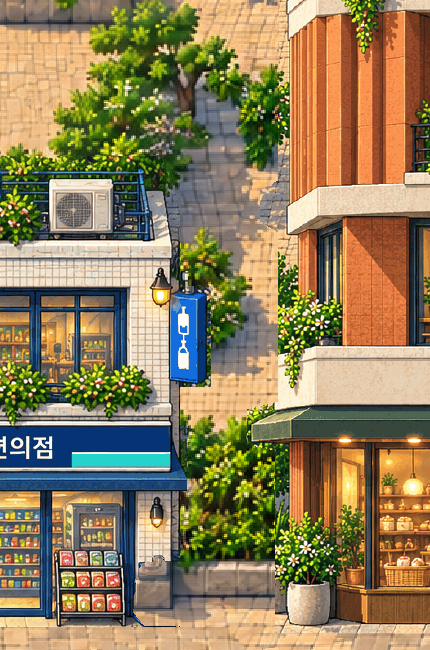
#> input picture assets-src/gate25-refinement/west-before.png, 430 x 650 px
$ python -i final_map_lock.py   (imports and definitions only)
#> lines starting #> are read from the running program, lines starting #| are printed output that depends on the picture
"""Small, editable ground-material finishing pass; no generation or tracing.

Authoring-only NumPy; the saved output is independently checked with Pillow.
The input is the original palette-finished V6 repair, on every rebuild.
"""
from pathlib import Path
from PIL import Image, ImageDraw, ImageFilter
import hashlib
import json
import numpy as np

R = Path(__file__).resolve().parents[1]
S = R / 'assets-src/final-map-lock'
OLD = R / 'assets-src/v6-path-fix'


def finish_ground(image):
    spec = json.loads((S / 'polish.json').read_text())
    source = np.array(image.convert('RGB'))
    result = source.copy()
    height, width = source.shape[:2]
    allowed = np.array(Image.open(OLD / 'edit-mask.png').convert('L')) > 0
    paths = json.loads((OLD / 'path-network.json').read_text())
    urban = np.array(Image.open(OLD / 'urban-mask.png')) > 0
    stone = np.array(Image.open(OLD / 'stone-mask.png')) > 0
    island = np.array(Image.open(OLD / 'island-mask.png')) > 0
    deck = np.array(Image.open(OLD / 'deck-mask.png')) > 0

    def mask_box(coords):
        mask = Image.new('L', (width, height))
        ImageDraw.Draw(mask).rectangle(tuple(coords), fill=255)
        return np.array(mask) > 0

    def rgb(mask, offset, saturation=1):
        mask = mask & allowed
        values = source[mask].astype(np.float32)
        luminance = values @ np.array([.2126, .7152, .0722])
        values = luminance[:, None] + (values - luminance[:, None])*saturation
        result[mask] = np.clip(np.rint(values + offset), 0, 255).astype(np.uint8)

    modern = urban & mask_box(spec['modernBounds'])
    rgb(modern, spec['modernTone']['offset'], spec['modernTone']['saturation'])
    # A restrained warm-to-cool stone handoff follows existing whole tile rows.
    x0, y0, x1, y1 = spec['connector']
    for y in range(y0, y1, 16):
        t = (y-y0)/(y1-y0)
        rgb(urban & mask_box([x0,y,x1,y+15]), [round(2-3*t), 1, round(3*t)])

    # Shared outer curb only: intersections never get an internal seam.
    paved = urban | stone
    inner = np.array(Image.fromarray(np.uint8(paved)*255).filter(ImageFilter.MinFilter(11))) > 0
    rgb(modern & ~inner, [-13,-10,-6])

    # Separate venue aprons through a native-texture variation and open inlays.
    route_openings = Image.new('L', (width,height))
    draw = ImageDraw.Draw(route_openings)
    for route in paths['paths']:
        if route['layer'] in ['urban','secondary']:
            draw.line([tuple(p) for p in route['points']], fill=255, width=route['clearWidth']+24, joint='curve')
    openings = np.array(route_openings)>0
    for venue in spec['courts']:
        court = next(c for c in paths['courts'] if c['id']==venue['id'])
        x0,y0,x1,y1 = court['box']
        area = mask_box(court['box']) & urban
        rgb(area, venue['tone'], 1.045)
        inset = mask_box([x0+4,y0+4,x1-4,y1-4])
        border = area & ~inset & ~openings
        rgb(border, [-20,-16,-9])

    # Round only the outer native sand corners, never the route cores/courts.
    sand = Image.fromarray(np.uint8(island)*255)
    rounded = sand.filter(ImageFilter.MinFilter(17)).filter(ImageFilter.MaxFilter(17))
    cut = island & ~(np.array(rounded)>0) & allowed
    # Clear-width envelopes are independently protected, not inferred visually.
    cores = Image.new('L',(width,height)); d = ImageDraw.Draw(cores)
    for route in paths['paths']:
        if route['layer']=='island':
            d.line([tuple(p)for p in route['points']],fill=255,width=route['clearWidth']+8,joint='curve')
    for court in paths['courts']:
        if court['box'][1]>=3968:
            d.rounded_rectangle(tuple(court['box']),radius=court.get('radius',0),fill=255)
    cut &= ~(np.array(cores)>0)
    tile = np.array(Image.open(R/'assets-src/v3-final/terrain/grass.png').convert('RGB'))
    yy,xx = np.nonzero(cut)
    result[yy,xx] = tile[yy%tile.shape[0],xx%tile.shape[1]]
    # Ease the inside of existing bends by at most eight native pixels, using
    # original sand pixels within the already-authorized shoulder envelope.
    closed = sand.filter(ImageFilter.MaxFilter(17)).filter(ImageFilter.MinFilter(17))
    basalt = np.array(Image.open(OLD/'basalt-mask.png'))>0
    add = (np.array(closed)>0) & ~island & allowed & ~urban & ~stone & ~basalt & ~deck
    tile = np.array(Image.open(R/'assets-src/v3-final/terrain/sand.png').convert('RGB'))
    yy,xx = np.nonzero(add)
    result[yy,xx] = tile[yy%tile.shape[0],xx%tile.shape[1]]
    # Literal three-pixel guide inlays on existing walking/deck material only.
    guides = Image.new('L',(width,height)); d=ImageDraw.Draw(guides)
    for name in ['mainland','island']:
        centre,start,end = spec['dockGuides'][name]
        for side in [-1,1]:
            x=centre+side*spec['dockGuides']['offsetFromCentre']
            d.line([(x,start),(x,end)],fill=255,width=spec['dockGuides']['width'])
    guide_mask = (np.array(guides)>0) & (urban|island|deck) & allowed
    rgb(guide_mask,[14,11,4])

    changed = np.any(result != source,axis=2)
    assert not np.any(changed & ~allowed)
    assert not np.any(changed[:2240]), 'Approved traditional upper half is frozen'
    out = Image.fromarray(result).convert('RGBA')
    Image.fromarray(np.uint8(changed)*255).save(S/'edit-mask.png')
    receipt={'baseline':spec['baseline'],'art_source':'existing','changedPixels':int(changed.sum()),'worldPixels':width*height,'fraction':float(changed.mean()),'northernPixelsChanged':0,'outsidePriorRepairMaskChanged':0,'resampling':'none','inputRGBSha256':hashlib.sha256(source.tobytes()).hexdigest(),'outputRGBSha256':hashlib.sha256(result.tobytes()).hexdigest(),'outsideEditMaskRGBSha256':hashlib.sha256(source[~changed].tobytes()).hexdigest(),'islandOuterCornerPixels':int(cut.sum()),'islandInnerCornerPixels':int(add.sum()),'guidePixels':int(guide_mask.sum())}
    (S/'processing.json').write_text(json.dumps(receipt,indent=2)+'\n')
    return out

>>> import cv2
>>> picture = cv2.imread('../assets-src/gate25-refinement/west-before.png', cv2.IMREAD_GRAYSCALE)
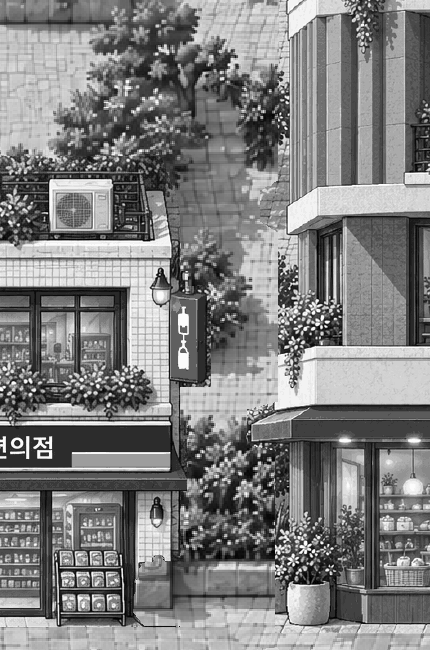
#> picture: shape (650, 430); min 0, max 255, mean 126.7
#> (the run stopped early here; a loop or call above may not have finished)
